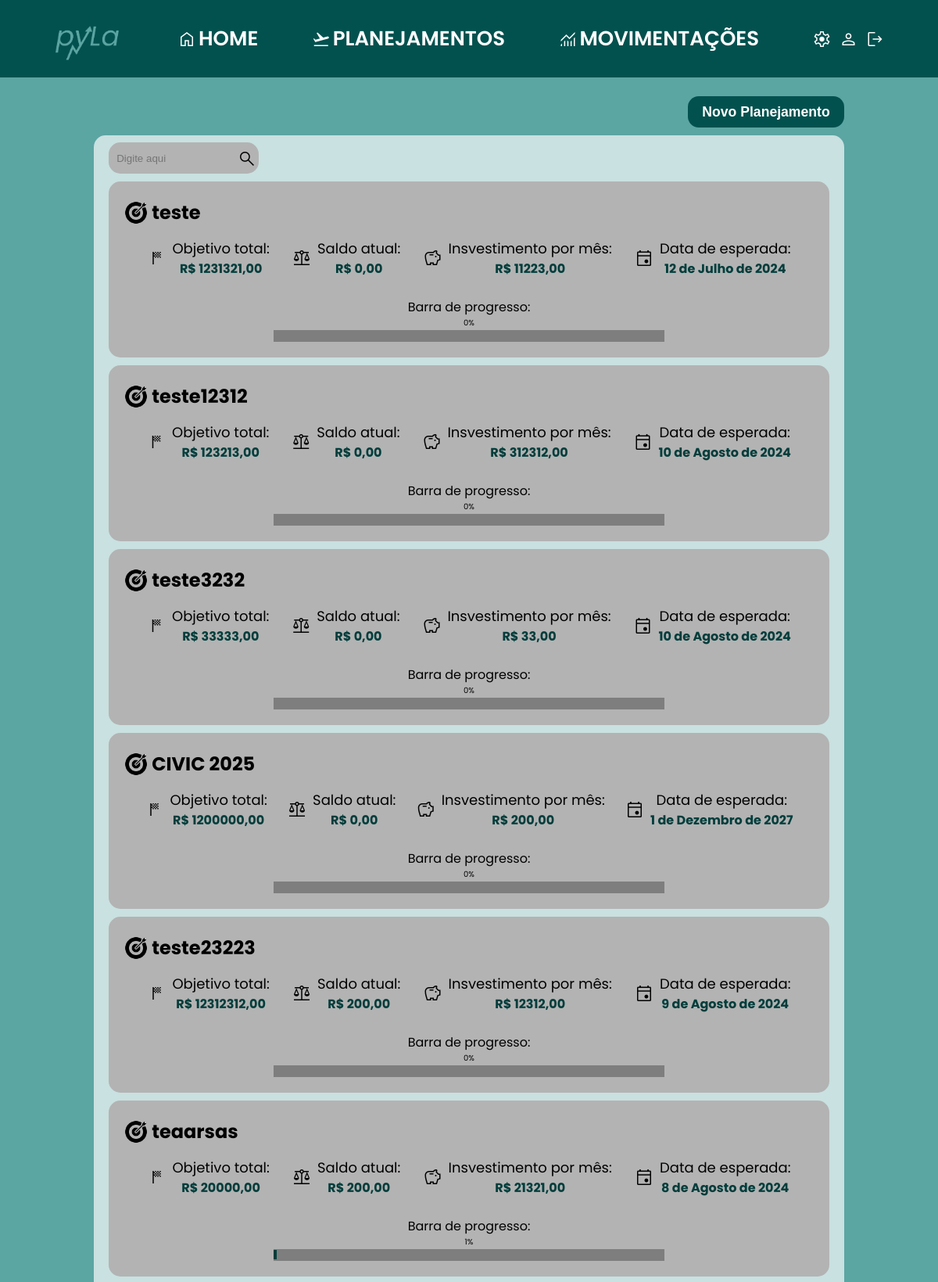
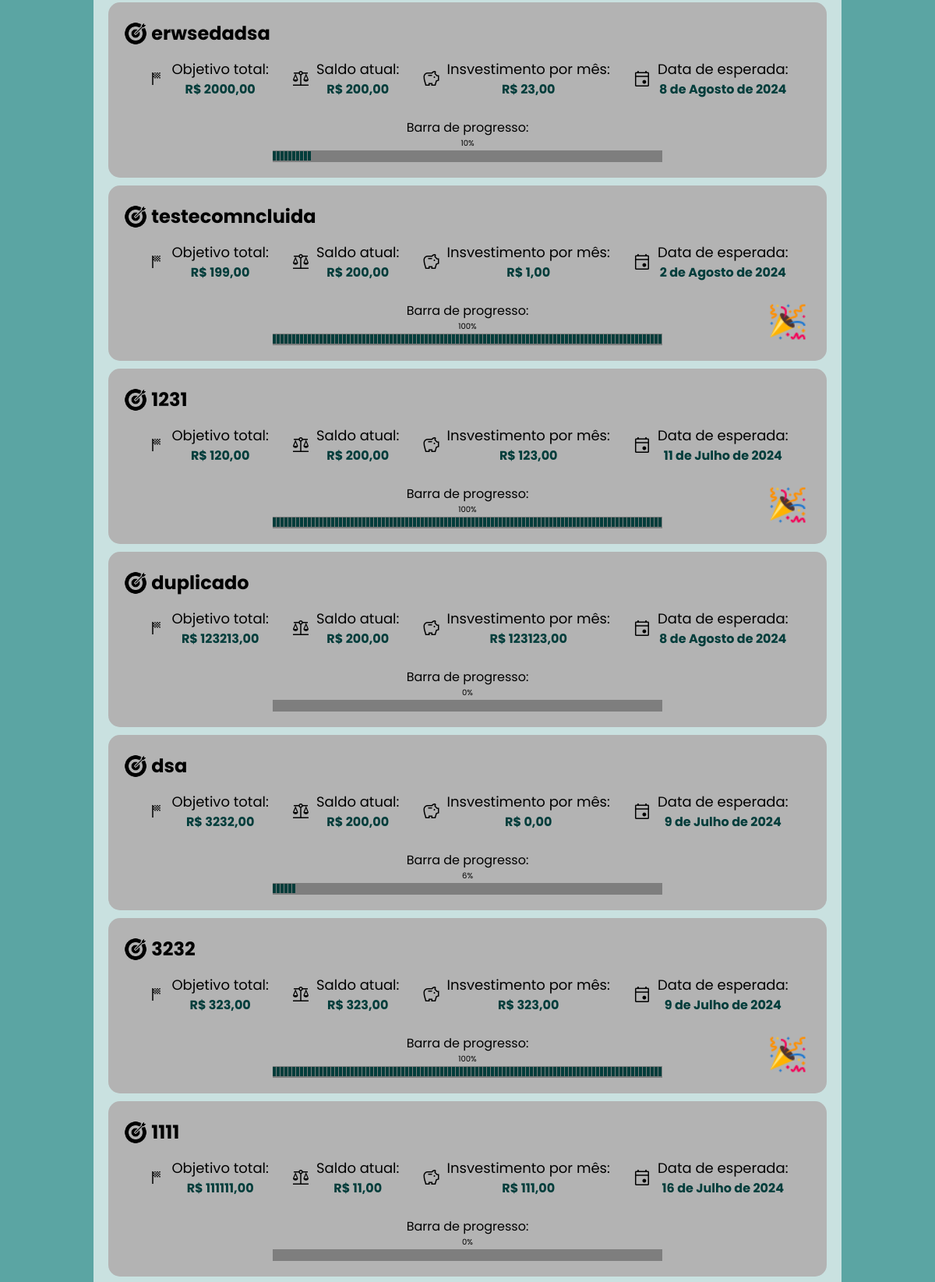
/planejamentos/ (signed in, upper part), run on the app's committed database (2 pictures, top to bottom).
### app_main/models.py (models this page shows, shortened)
class Planejamento(models.Model): #Depois de fazer o model tem que realizar a migration: python manage.py makemigrations / python manage.py migrate
    usuario = models.ForeignKey(User, on_delete=models.CASCADE)
    titulo = models.CharField(max_length=200)
    objetivo = models.DecimalField(max_digits=10, decimal_places=2)
    investimento_mensal = models.DecimalField(max_digits=10, decimal_places=2)
    data = models.DateField()
    saldo_atual = models.DecimalField(max_digits=10, decimal_places=2, default=0.00)
    concluido = models.BooleanField(default=False)
    @property
    def barra(self):
        barra = int((self.saldo_atual * 100) // self.objetivo)
        if barra >= 100:
            barra = 100
            self.concluidoSet = True
        return barra
    @property
    def concluidoSet(self):
        return self.concluido
    @concluidoSet.setter
    def concluidoSet(self, valor):
        self.concluido = valor

### app_main/views.py (the view)
# urls.py: path('planejamentos/', views.planejamentos , name='planejamentos'),
@login_required # VERIFICA SE O USER ESTA LOGADO // Redirecione para a página de login
def planejamentos(request):
    planejamento_obj = Planejamentos(request.user)
    lista_planejamentos = planejamento_obj.listar_planejamentos()
    lista_vazia = not lista_planejamentos
    if lista_vazia:
        print('true')
    for planejamento in lista_planejamentos:
        planejamento.barra_iterable = range(planejamento.barra)
    return render(request, 'planejamentos/planejamentos.html', {'planejamentos': lista_planejamentos, 'verificaVazio': lista_vazia})

### app_main/planejamentos.py (called while the page is built)
    def listar_planejamentos(self):
        return Planejamento.objects.filter(usuario=self.user)

### app_main/templates/planejamentos/planejamentos.html (shortened to what this page needs)
<!DOCTYPE html>
<html>
<head>
    {% load static %}
    <link rel="stylesheet" href="{% static 'app_main/css/planejamentos/planejamentos.css' %}">
</head>
<body>
    <header>
        <ul class="list-header">
            <li class="item-header"><a href="{% url 'home' %}"><img class="logo" src="{% static 'app_main/images/logo.png' %}"></a></li>
            <li class="item-header"><a href="{% url 'home' %}"><span class="material-symbols-outlined">home</span>
                    HOME</a>
            </li>
            <li class="item-header"><a href="{% url 'planejamentos' %}"><span
                        class="material-symbols-outlined">flight_takeoff</span> PLANEJAMENTOS</a></li>
            <li class="item-header"><a href="{% url 'movimentacoes' %}"><span
                        class="material-symbols-outlined">monitoring</span> MOVIMENTAÇÕES</a></li>
            <li class="header-icons">
                <a class="minor-icons" href="{% url 'configuracoes' %}"><span
                        class="material-symbols-outlined">settings</span></a>
                <a class="minor-icons" href="{% url 'perfil' %}"><span
                        class="material-symbols-outlined">person</span></a>
                <a class="minor-icons" href="{% url 'logout' %}"><span
                        class="material-symbols-outlined">logout</span></a>
            </li>
        </ul>
    </header>
    <section class="section-content">
        <div class="add-itens">
            <form action="{% url 'newplanejamento' %}" method="GET" >
                <input type="submit" value="Novo Planejamento" class="add-itens-btn">
            </form>
        </div>
        <div class="container-content">
            <div class="pesquisa-itens">
                <input type="text" placeholder="Digite aqui">
                <a href="{% url 'planejamentos' %}"><span class="material-symbols-outlined">search</span></a>
            </div>
            <div class="container-itens">
                {% for planejamento in planejamentos %}
                <div class="itens">
                    <div class="titulo">
                        <img
>
                        <h1>{{ planejamento.titulo }}</h1>
                    </div>
                    <div class="item-content">
                        <div class="info">
                            <span class="material-symbols-outlined">sports_score</span>
                            <div>
                                <p class="objetivo">Objetivo total:</p>
                                <span>R$ {{ planejamento.objetivo }}</span>
                            </div>
                        </div>
                        <div class="info">
                            <span class="material-symbols-outlined">balance</span>
                            <div>
                                <p class="saldo">Saldo atual:</p>
                                <span>R$ {{ planejamento.saldo_atual }}</span>
                            </div>
                        </div>
                        <div class="info">
                            <span class="material-symbols-outlined">savings</span>
                            <div>
                                <p class="invest_mes">Insvestimento por mês:</p>
                                <span>R$ {{ planejamento.investimento_mensal }}</span>
                            </div>
                        </div>
                        <div class="info">
                            <span class="material-symbols-outlined">event</span>
                            <div>
                                <p class="data">Data de esperada:</p>
                                <span>{{ planejamento.data }}</span>
                            </div>
                        </div>
                    </div>
                    <div class="barra_progresso">
                        <p>Barra de progresso:</p>
                        <span><p>{{ planejamento.barra }}%</p></span>
                        <div class="barra_cheia">
                            {% for i in planejamento.barra_iterable %}
                            <div class="porcentagem"></div>
                            {% endfor %}
                        </div>
                    </div>
                    {% if planejamento.concluido %}
                    <div class="concluido">
                        <img
>
                    </div>
                    {% endif %}
                </div>
                {% endfor %}
            </div>
        </div>
    </section>
</body>
</html>

### app_main/static/app_main/css/planejamentos/planejamentos.css (style rules this page uses)
* { margin: 0; padding: 0; box-sizing: border-box; list-style: none; text-decoration: none; }
body { display: flex; flex-direction: column; width: 100%; background-color: #5BA5A3; align-items: center; font-family: "Poppins", sans-serif; }
header { background-color: #03514F; height: 99px; width: 100%; }
.logo { width: 90px; transform: translateY(5px); }
.header-icons { display: flex; gap: 10px; }
.material-symbols-outlined { font-variation-settings: 'FILL' 0, 'wght' 400, 'GRAD' 0, 'opsz' 48 }
.section-content { display: flex; flex-direction: column; flex-wrap: nowrap; align-items: end; width: 80%; margin-top: 2%; margin-bottom: 2%; }
.container-content { background-color: #ffffffab; width: 100%; height: max-content; border-radius: 15px; margin-top: 1%; display: flex; flex-direction: column; align-items: flex-start; justify-content: flex-start; padding-bottom: 10px; }
.add-itens { width: 200px; height: 40px; }
.add-itens-btn { width: 100%; height: 40px; border-radius: 14px; border: none; background-color: #03514F; color: white; font-size: 110%; font-weight: 600; }
.container-itens { width: 100%; height: 87%; display: grid; align-items: center; }
.itens { display: grid; width: 96%; height: 225px; background-color: #b3b3b3; justify-self: center; border-radius: 15px; padding: 20px; margin: 5px 0 5px 0; }
.barra_cheia { width: 500px; height: 15px; background-color: rgb(126, 126, 126); display: flex; align-items: center; gap: 1px; }
.porcentagem { width: 0.8%; height: 80%; background-color: #013d3b; }
.item-content { display: flex; justify-content: space-evenly; align-items: flex-start; }

### data on the page
Planejamento: titulo "teste", objetivo "1231321,00", saldo_atual "0,00", investimento_mensal "11223,00", data "12 de Julho de 2024", barra "0"
Planejamento: titulo "teste12312", objetivo "123213,00", saldo_atual "0,00", investimento_mensal "312312,00", data "10 de Agosto de 2024", barra "0"
Planejamento: titulo "teste3232", objetivo "33333,00", saldo_atual "0,00", investimento_mensal "33,00", data "10 de Agosto de 2024", barra "0"
Planejamento: titulo "CIVIC 2025", objetivo "1200000,00", saldo_atual "0,00", investimento_mensal "200,00", data "1 de Dezembro de 2027", barra "0"
Planejamento: titulo "teste23223", objetivo "12312312,00", saldo_atual "200,00", investimento_mensal "12312,00", data "9 de Agosto de 2024", barra "0"
Planejamento: titulo "teaarsas", objetivo "20000,00", saldo_atual "200,00", investimento_mensal "21321,00", data "8 de Agosto de 2024", barra "1"
Planejamento: titulo "erwsedadsa", objetivo "2000,00", saldo_atual "200,00", investimento_mensal "23,00", data "8 de Agosto de 2024", barra "10"
Planejamento: titulo "testecomncluida", objetivo "199,00", saldo_atual "200,00", investimento_mensal "1,00", data "2 de Agosto de 2024", barra "100", concluido False (drawn)
Planejamento: titulo "1231", objetivo "120,00", saldo_atual "200,00", investimento_mensal "123,00", data "11 de Julho de 2024", barra "100", concluido False (drawn)
Planejamento: titulo "duplicado", objetivo "123213,00", saldo_atual "200,00", investimento_mensal "123123,00", data "8 de Agosto de 2024", barra "0"
Planejamento: titulo "dsa", objetivo "3232,00", saldo_atual "200,00", investimento_mensal "0,00", data "9 de Julho de 2024", barra "6"
Planejamento: titulo "3232", objetivo "323,00", saldo_atual "323,00", investimento_mensal "323,00", data "9 de Julho de 2024", barra "100", concluido False (drawn)
Planejamento: titulo "1111", objetivo "111111,00", saldo_atual "11,00", investimento_mensal "111,00", data "16 de Julho de 2024", barra "0"
